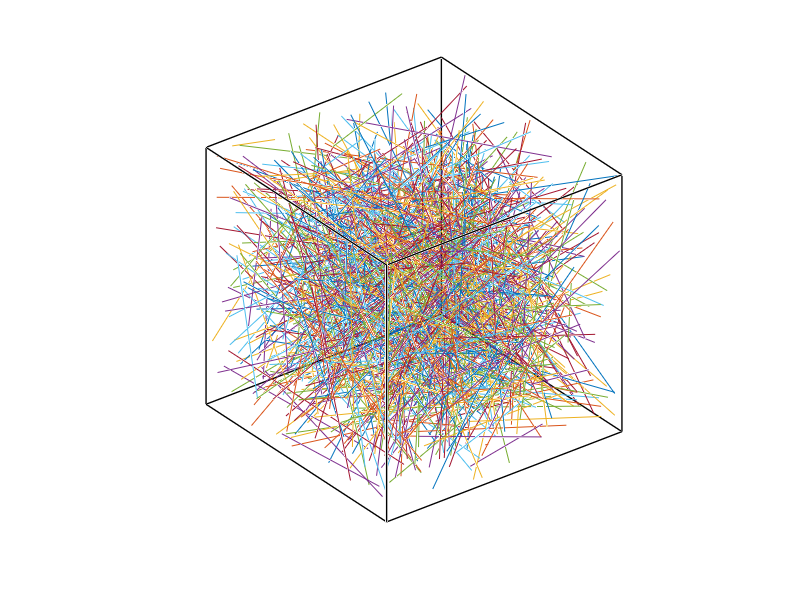

MATLAB code to generate this figure: (Note: this script raises an error after producing the figure.)
%=============================================================================
% Copyright (c) 2016-present Allan CORNET (Nelson)
%=============================================================================
% This file is part of Nelson.
%=============================================================================
% LICENCE_BLOCK_BEGIN
% SPDX-License-Identifier: LGPL-3.0-or-later
% LICENCE_BLOCK_END
%=============================================================================
% Define cube vertices
vertices = [
    -1 -1 -1;
    -1 -1  1;
    -1  1 -1;
    -1  1  1;
     1 -1 -1;
     1 -1  1;
     1  1 -1;
     1  1  1
];

% Define cube edges
edges = [
    1 2; 1 3; 1 5;
    2 4; 2 6;
    3 4; 3 7;
    4 8;
    5 6; 5 7;
    6 8;
    7 8
];

% Generate random lines inside the cube
numLines = 1000; % Increased number of lines
randLines = -1 + 2 * rand(numLines, 6); % Random points in range [-1,1]
colors = rand(numLines, 3); % Generate random colors

% Create figure
f = figure('Visible', 'off');
axis equal;
axis off
grid on;
view(3);
hold on;

% Plot cube edges
for i = 1:size(edges, 1)
    plot3(vertices(edges(i, :), 1), vertices(edges(i, :), 2), vertices(edges(i, :), 3), 'k', 'LineWidth', 1);
end

% Plot random lines inside the cube with multiple colors
plot3([randLines(:,1), randLines(:,4)]', ...
      [randLines(:,2), randLines(:,5)]', ...
      [randLines(:,3), randLines(:,6)]', 'LineWidth', 0.5);
f.Visible = 'on';

% Rotate the cube
for angle = 1:3600
  if (isgraphics(f))
    view(angle, 30);
  end
end
